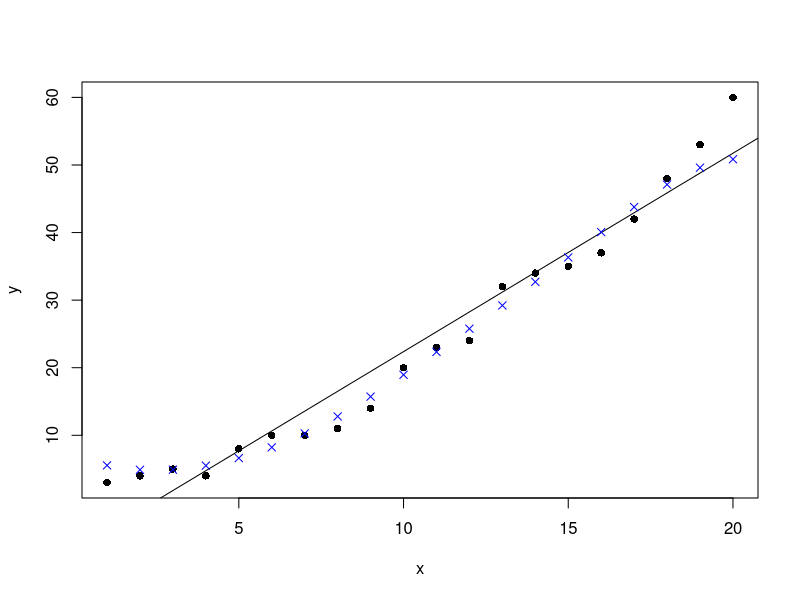
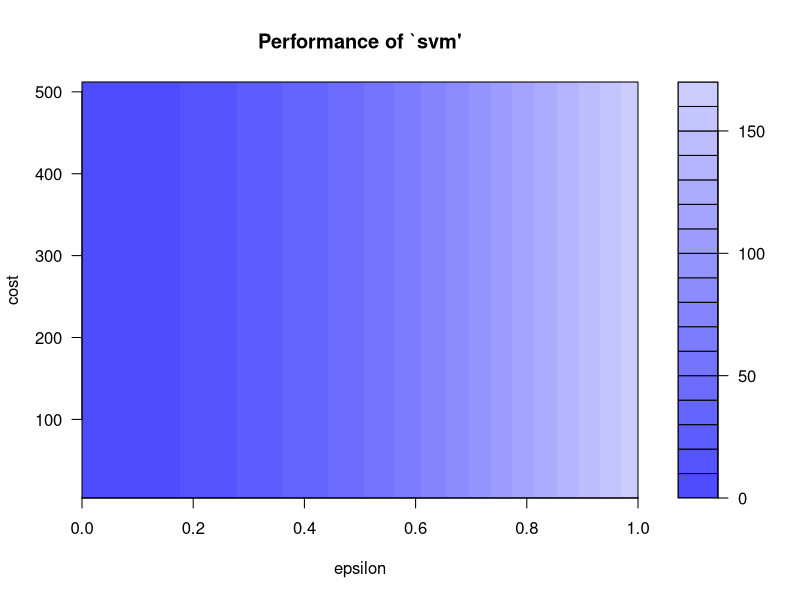
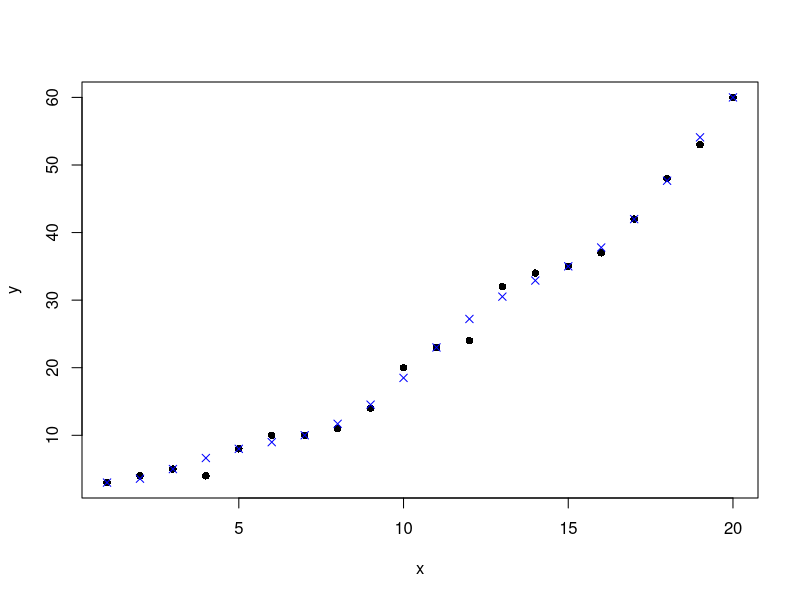

Write R code to recreate these figures, in order.
x=c(1,2,3,4,5,6,7,8,9,10,11,12,13,14,15,16,17,18,19,20)
y=c(3,4,5,4,8,10,10,11,14,20,23,24,32,34,35,37,42,48,53,60)

#Create a data frame of the data
train=data.frame(x,y)

#Plot the dataset
plot(train,pch=16)

#Linear regression
model <- lm(y ~ x, train)

#Plot the model using abline
abline(model)

#SVM
library(e1071)

#Fit a model. The function syntax is very similar to lm function
model_svm <- svm(y ~ x , train)

#Use the predictions on the data
pred <- predict(model_svm, train)

#Plot the predictions and the plot to see our model fit
points(train$x, pred, col = "blue", pch=4)

# The points follow the actual values much more closely thanthe abline. 
# Verify : calculate the RMSE errors for both models 

#Linear model has a residuals part which we can extract and directly calculate rmse
error <- model$residuals 
lm_error <- sqrt(mean(error^2)) 
# Answer: 3.832974

#For svm, we have to manually calculate the difference between actual values (train$y) with our predictions (pred)
error_2 <- train$y - pred
svm_error <- sqrt(mean(error_2^2)) 
#Answer: 2.696281


# Run the grid search method

svm_tune <- tune(svm, y ~ x, data = train,
                 ranges = list(epsilon = seq(0,1,0.01), cost = 2^(2:9))
)
print(svm_tune)

#Parameter tuning of 'svm':

# - sampling method: 10-fold cross validation 

#- best parameters:
# epsilon cost
#0 8

#- best performance: 2.872047 

#The best model
best_mod <- svm_tune$best.model
best_mod_pred <- predict(best_mod, train) 

error_best_mod <- train$y - best_mod_pred 

# this value can be different on your computer
# because the tune method randomly shuffles the data
best_mod_RMSE <- sqrt(mean(error_best_mod^2)) 
#Answer: 1.290738 

plot(svm_tune)

plot(train,pch=16)
points(train$x, best_mod_pred, col = "blue", pch=4)